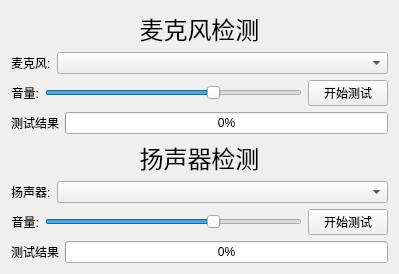
<?xml version="1.0" encoding="UTF-8"?>
<ui version="4.0">
 <class>TestAudioDetectDialog</class>
 <widget class="QDialog" name="TestAudioDetectDialog">
  <property name="geometry">
   <rect>
    <x>0</x>
    <y>0</y>
    <width>399</width>
    <height>268</height>
   </rect>
  </property>
  <property name="windowTitle">
   <string>声音检测</string>
  </property>
  <property name="autoFillBackground">
   <bool>false</bool>
  </property>
  <layout class="QVBoxLayout" name="verticalLayout">
   <item>
    <widget class="QLabel" name="labelMicTestTitle">
     <property name="sizePolicy">
      <sizepolicy hsizetype="Expanding" vsizetype="Preferred">
       <horstretch>0</horstretch>
       <verstretch>0</verstretch>
      </sizepolicy>
     </property>
     <property name="font">
      <font>
       <pointsize>18</pointsize>
      </font>
     </property>
     <property name="text">
      <string>麦克风检测</string>
     </property>
     <property name="alignment">
      <set>Qt::AlignCenter</set>
     </property>
    </widget>
   </item>
   <item>
    <layout class="QHBoxLayout" name="horizontalLayout">
     <item>
      <widget class="QLabel" name="setMusicPublishVolume_8">
       <property name="sizePolicy">
        <sizepolicy hsizetype="Preferred" vsizetype="Preferred">
         <horstretch>0</horstretch>
         <verstretch>0</verstretch>
        </sizepolicy>
       </property>
       <property name="text">
        <string>麦克风:</string>
       </property>
       <property name="alignment">
        <set>Qt::AlignLeading|Qt::AlignLeft|Qt::AlignVCenter</set>
       </property>
      </widget>
     </item>
     <item>
      <widget class="QComboBox" name="comboBoxMic">
       <property name="sizePolicy">
        <sizepolicy hsizetype="Expanding" vsizetype="Fixed">
         <horstretch>0</horstretch>
         <verstretch>0</verstretch>
        </sizepolicy>
       </property>
       <property name="currentIndex">
        <number>-1</number>
       </property>
       <property name="maxVisibleItems">
        <number>10</number>
       </property>
       <property name="iconSize">
        <size>
         <width>16</width>
         <height>18</height>
        </size>
       </property>
       <property name="frame">
        <bool>true</bool>
       </property>
      </widget>
     </item>
    </layout>
   </item>
   <item>
    <layout class="QHBoxLayout" name="horizontalLayout_2">
     <item>
      <widget class="QLabel" name="setMusicPublishVolume_10">
       <property name="text">
        <string>音量:</string>
       </property>
       <property name="alignment">
        <set>Qt::AlignRight|Qt::AlignTrailing|Qt::AlignVCenter</set>
       </property>
      </widget>
     </item>
     <item>
      <widget class="QSlider" name="sliderMicVolume">
       <property name="value">
        <number>66</number>
       </property>
       <property name="orientation">
        <enum>Qt::Horizontal</enum>
       </property>
      </widget>
     </item>
     <item>
      <widget class="QPushButton" name="pushButtonStartMicTest">
       <property name="sizePolicy">
        <sizepolicy hsizetype="Preferred" vsizetype="Fixed">
         <horstretch>0</horstretch>
         <verstretch>0</verstretch>
        </sizepolicy>
       </property>
       <property name="focusPolicy">
        <enum>Qt::NoFocus</enum>
       </property>
       <property name="text">
        <string>开始测试</string>
       </property>
       <property name="checkable">
        <bool>true</bool>
       </property>
      </widget>
     </item>
    </layout>
   </item>
   <item>
    <layout class="QHBoxLayout" name="horizontalLayout_3">
     <item>
      <widget class="QLabel" name="labelMicTestResult">
       <property name="text">
        <string>测试结果</string>
       </property>
       <property name="alignment">
        <set>Qt::AlignRight|Qt::AlignTrailing|Qt::AlignVCenter</set>
       </property>
      </widget>
     </item>
     <item>
      <widget class="QProgressBar" name="progressBarMicTestResult">
       <property name="value">
        <number>0</number>
       </property>
      </widget>
     </item>
    </layout>
   </item>
   <item>
    <widget class="QLabel" name="labelSpeakerTestTitle">
     <property name="sizePolicy">
      <sizepolicy hsizetype="Expanding" vsizetype="Preferred">
       <horstretch>0</horstretch>
       <verstretch>0</verstretch>
      </sizepolicy>
     </property>
     <property name="font">
      <font>
       <pointsize>18</pointsize>
      </font>
     </property>
     <property name="text">
      <string>扬声器检测</string>
     </property>
     <property name="alignment">
      <set>Qt::AlignCenter</set>
     </property>
    </widget>
   </item>
   <item>
    <layout class="QHBoxLayout" name="horizontalLayout_4">
     <item>
      <widget class="QLabel" name="setMusicPublishVolume_12">
       <property name="text">
        <string>扬声器:</string>
       </property>
       <property name="alignment">
        <set>Qt::AlignLeading|Qt::AlignLeft|Qt::AlignVCenter</set>
       </property>
      </widget>
     </item>
     <item>
      <widget class="QComboBox" name="comboBoxSpeaker">
       <property name="sizePolicy">
        <sizepolicy hsizetype="Expanding" vsizetype="Fixed">
         <horstretch>0</horstretch>
         <verstretch>0</verstretch>
        </sizepolicy>
       </property>
       <property name="currentIndex">
        <number>-1</number>
       </property>
       <property name="maxVisibleItems">
        <number>10</number>
       </property>
      </widget>
     </item>
    </layout>
   </item>
   <item>
    <layout class="QHBoxLayout" name="horizontalLayout_5">
     <item>
      <widget class="QLabel" name="setMusicPublishVolume_11">
       <property name="text">
        <string>音量:</string>
       </property>
       <property name="alignment">
        <set>Qt::AlignRight|Qt::AlignTrailing|Qt::AlignVCenter</set>
       </property>
      </widget>
     </item>
     <item>
      <widget class="QSlider" name="sliderSpeakerVolume">
       <property name="value">
        <number>66</number>
       </property>
       <property name="orientation">
        <enum>Qt::Horizontal</enum>
       </property>
      </widget>
     </item>
     <item>
      <widget class="QPushButton" name="pushButtonStartSpeakerTest">
       <property name="focusPolicy">
        <enum>Qt::NoFocus</enum>
       </property>
       <property name="text">
        <string>开始测试</string>
       </property>
       <property name="checkable">
        <bool>true</bool>
       </property>
       <property name="flat">
        <bool>false</bool>
       </property>
      </widget>
     </item>
    </layout>
   </item>
   <item>
    <layout class="QHBoxLayout" name="horizontalLayout_6">
     <item>
      <widget class="QLabel" name="labelSpeakerTestResult">
       <property name="text">
        <string>测试结果</string>
       </property>
       <property name="alignment">
        <set>Qt::AlignRight|Qt::AlignTrailing|Qt::AlignVCenter</set>
       </property>
      </widget>
     </item>
     <item>
      <widget class="QProgressBar" name="progressBarSpeakerTestResult">
       <property name="value">
        <number>0</number>
       </property>
      </widget>
     </item>
    </layout>
   </item>
   <item>
    <spacer name="verticalSpacer">
     <property name="orientation">
      <enum>Qt::Vertical</enum>
     </property>
     <property name="sizeHint" stdset="0">
      <size>
       <width>20</width>
       <height>40</height>
      </size>
     </property>
    </spacer>
   </item>
  </layout>
 </widget>
 <resources/>
 <connections/>
</ui>
